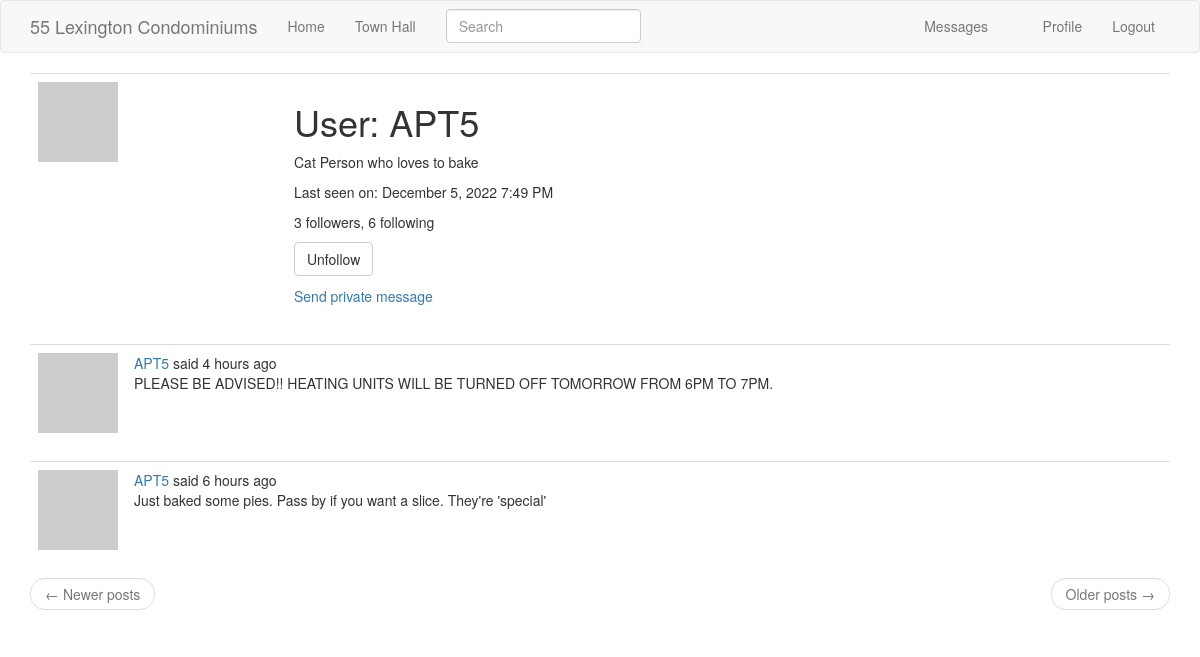
Screenshot of /user/APT5 (signed in) with the database file from the repository.
### app/models.py (models this page shows, shortened)
class User(UserMixin, db.Model):
    id = db.Column(db.Integer, primary_key=True)
    username = db.Column(db.String(64), index=True, unique=True)
    email = db.Column(db.String(120), index=True, unique=True)
    password_hash = db.Column(db.String(128))
    posts = db.relationship('Post', backref='author', lazy='dynamic')
    about_me = db.Column(db.String(140))
    last_seen = db.Column(db.DateTime, default=datetime.utcnow)
    followed = db.relationship(
        'User', secondary=followers,
        primaryjoin=(followers.c.follower_id == id),
        secondaryjoin=(followers.c.followed_id == id),
        backref=db.backref('followers', lazy='dynamic'), lazy='dynamic')
    messages_sent = db.relationship('Message',
                                    foreign_keys='Message.sender_id',
                                    backref='author', lazy='dynamic')
    messages_received = db.relationship('Message',
                                        foreign_keys='Message.recipient_id',
                                        backref='recipient', lazy='dynamic')
    last_message_read_time = db.Column(db.DateTime)
    notifications = db.relationship('Notification', backref='user',
                                    lazy='dynamic')
    tasks = db.relationship('Task', backref='user', lazy='dynamic')
    def avatar(self, size):
        digest = md5(self.email.lower().encode('utf-8')).hexdigest()
        return 'https://www.gravatar.com/avatar/{}?d=identicon&s={}'.format(
            digest, size)
    def is_following(self, user):
        return self.followed.filter(
            followers.c.followed_id == user.id).count() > 0
    def new_messages(self):
        last_read_time = self.last_message_read_time or datetime(1900, 1, 1)
        return Message.query.filter_by(recipient=self).filter(
            Message.timestamp > last_read_time).count()
    def get_tasks_in_progress(self):
        return Task.query.filter_by(user=self, complete=False).all()

class SearchableMixin(object):
    @classmethod
    def before_commit(cls, session):
        session._changes = {
            'add': list(session.new),
            'update': list(session.dirty),
            'delete': list(session.deleted)
        }
    @classmethod
    def after_commit(cls, session):
        for obj in session._changes['add']:
            if isinstance(obj, SearchableMixin):
                add_to_index(obj.__tablename__, obj)
        for obj in session._changes['update']:
            if isinstance(obj, SearchableMixin):
                add_to_index(obj.__tablename__, obj)
        for obj in session._changes['delete']:
            if isinstance(obj, SearchableMixin):
                remove_from_index(obj.__tablename__, obj)
        session._changes = None

class Post(SearchableMixin, db.Model):
    __searchable__ = ['body']
    id = db.Column(db.Integer, primary_key=True)
    body = db.Column(db.String(140))
    timestamp = db.Column(db.DateTime, index=True, default=datetime.utcnow)
    user_id = db.Column(db.Integer, db.ForeignKey('user.id'))
    language = db.Column(db.String(5))

### app/main/routes.py (the view)
@bp.route('/user/<username>')
@login_required
def user(username):
    user = User.query.filter_by(username=username).first_or_404()
    page = request.args.get('page', 1, type=int)
    posts = user.posts.order_by(Post.timestamp.desc()).paginate(
        page=page, per_page=current_app.config['POSTS_PER_PAGE'],
        error_out=False)
    next_url = url_for('main.user', username=user.username,
                       page=posts.next_num) if posts.has_next else None
    prev_url = url_for('main.user', username=user.username,
                       page=posts.prev_num) if posts.has_prev else None
    form = EmptyForm()
    return render_template('user.html', user=user, posts=posts.items,
                           next_url=next_url, prev_url=prev_url, form=form)

### app/main/forms.py
class SearchForm(FlaskForm):
    q = StringField(_l('Search'), validators=[DataRequired()])
    def __init__(self, *args, **kwargs):
        if 'formdata' not in kwargs:
            kwargs['formdata'] = request.args
        if 'meta' not in kwargs:
            kwargs['meta'] = {'csrf': False}
        super(SearchForm, self).__init__(*args, **kwargs)

class EmptyForm(FlaskForm):
    submit = SubmitField('Submit')

### app/main/routes.py (called while the page is built)
@bp.before_app_request
def before_request():
    if current_user.is_authenticated:
        current_user.last_seen = datetime.utcnow()
        db.session.commit()
        g.search_form = SearchForm()
    g.locale = str(get_locale())

### app/models.py (called while the page is built)
@login.user_loader
def load_user(id):
    return User.query.get(int(id))

### app/templates/user.html (shortened to what this page needs)
{% extends "base.html" %}
{% block app_content %}
    <table class="table table-hover">
        <tr>
            <td width="256px"><img src="{{ user.avatar(256) }}"></td>
            <td>
                <h1>{{ _('User') }}: {{ user.username }}</h1>
                {% if user.about_me %}<p>{{ user.about_me }}</p>{% endif %}
                {% if user.last_seen %}
                <p>{{ _('Last seen on') }}: {{ moment(user.last_seen).format('LLL') }}</p>
                {% endif %}
                <p>{{ _('%(count)d followers', count=user.followers.count()) }}, {{ _('%(count)d following', count=user.followed.count()) }}</p>
                {% if user == current_user %}
                <p><a href="{{ url_for('main.edit_profile') }}">{{ _('Edit your profile') }}</a></p>
                {% if not current_user.get_task_in_progress('export_posts') %}
                <p><a href="{{ url_for('main.export_posts') }}">{{ _('Export your posts') }}</a></p>
                {% endif %}
                {% else %}
                <p>
                    <form action="{{ url_for('main.unfollow', username=user.username) }}" method="post">
                        {{ form.submit(value=_('Unfollow'), class_='btn btn-default') }}
                    </form>
                </p>
                {% endif %}
                {% if user != current_user %}
                <p><a href="{{ url_for('main.send_message', recipient=user.username) }}">{{ _('Send private message') }}</a></p>
                {% endif %}
            </td>
        </tr>
    </table>
    {% for post in posts %}
        {% include '_post.html' %}
    {% endfor %}
    <nav aria-label="...">
        <ul class="pager">
            <li class="previous{% if not prev_url %} disabled{% endif %}">
                <a href="{{ prev_url or '#' }}">
                    <span aria-hidden="true">&larr;</span> {{ _('Newer posts') }}
                </a>
            </li>
            <li class="next{% if not next_url %} disabled{% endif %}">
                <a href="{{ next_url or '#' }}">
                    {{ _('Older posts') }} <span aria-hidden="true">&rarr;</span>
                </a>
            </li>
        </ul>
    </nav>
{% endblock %}

### app/templates/_post.html (shortened to what this page needs)
    <table class="table table-hover">
        <tr>
            <td width="70px">
                <a href="{{ url_for('main.user', username=post.author.username) }}">
                    <img src="{{ post.author.avatar(70) }}" />
                </a>
            </td>
            <td>
                {{ _('%(username)s said %(when)s',
                    username=user_link, when=moment(post.timestamp).fromNow()) }}
                <br>
                <span id="post{{ post.id }}">{{ post.body }}</span>
            </td>
        </tr>
    </table>

### rows the page displays
User: username "APT5", about_me "Cat Person who loves to bake", last_seen "December 5, 2022 7:49 PM"
Post: body "PLEASE BE ADVISED!! HEATING UNITS WILL BE TURNED OFF TOMORROW FROM 6PM TO 7PM."
Post: body "Just baked some pies. Pass by if you want a slice. They're 'special'"
